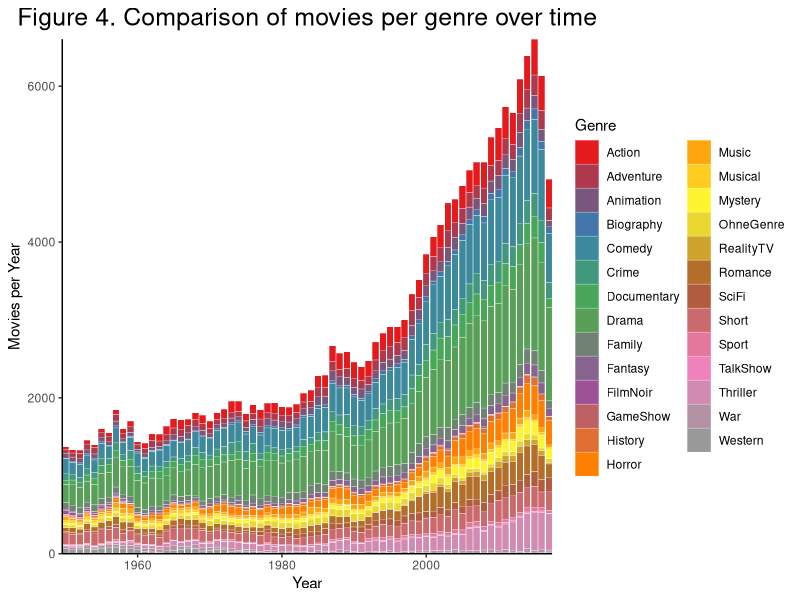

This figure's R source:
genres=read.csv("Exercise02.Bonus.FilmgenresSwitched.csv")

library(ggplot2)
library(RColorBrewer)


library(tidyverse)
getPalette = colorRampPalette(brewer.pal(9, "Set1"))

# group Data
genres %>% 
  mutate(Year = as.Date(paste0(Year, "-01-01"))) %>%
  gather(Genre, value, Comedy:OhneGenre) %>%
  
# plot
  ggplot(aes(x=Year, y=value, fill=Genre))+ 
  geom_bar(stat="identity",alpha=1.2 , size=0.1, colour="white")+
  
# legend
  scale_fill_manual(values = getPalette(27))+
  scale_y_continuous( expand = c(0,0))+
  scale_x_date(expand = c(0,0))+
  theme_bw() + 
  theme(panel.border = element_blank(), panel.grid.major = element_blank(),
        panel.grid.minor = element_blank(), axis.line = element_line(colour = "black"))+
  theme(plot.title = element_text(hjust = 0.5, size=18))+
  
labs(
  x = "Year",
  y = "Movies per Year",
  title = "Figure 4. Comparison of movies per genre over time")
